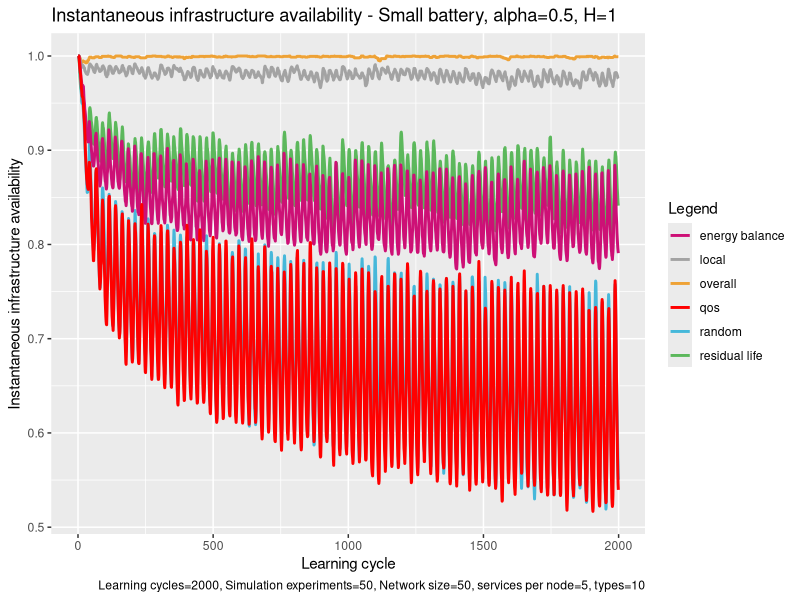

Write R code to recreate this figure.
# execute all lines: ctrl + shift + enter

library(ggplot2)

# set working directory here
setwd(dirname(rstudioapi::getSourceEditorContext()$path))

overall <- read.table("exp_assembly_overall_energy_template.txt", 
                      header = F,
                      sep = " ",
                      col.names= c("overallx", "overally")
)

random <- read.table("exp_assembly_random.txt", 
                     header = F,
                     sep = " ",
                     col.names= c("randomx", "randomy")
)

res <- read.table("exp_assembly_residual_life_template.txt", 
                  header = F,
                  sep = " ",
                  col.names= c("resx","resy")
)

local <- read.table("exp_assembly_local_energy_template.txt", 
                    header = F,
                    sep = " ",
                    col.names= c("locx","locy")
)

learning <- read.table("exp_assembly_fair_energyBP.txt", 
                          header = F,
                          sep = " ",
                          col.names= c("enx","eny")
)

qos <- read.table("exp_assembly_QoS.txt", 
                       header = F,
                       sep = " ",
                       col.names= c("qosx","qosy")
)


overall_x <- overall$overallx
overall_y <- overall$overally

random_y <- random$randomy
res_y <- res$resy
local_y <- local$locy
energyAware_y <- learning$eny
qos_y <- qos$qosy

head(overall)

colors <- c("overall" = "#EEA236", "residual life" = "#5CB85C", "random" = "#46B8DA", "local"="gray64", "energy balance"="deeppink3", "qos"="#FF0000")

ggplot(data=local, aes(x=overall_x, col = group)) + 
  
  geom_line(aes(y = overall_y, color = "overall"), size = 1) +
  geom_line(aes(y = res_y, color = "residual life"), size = 1) +
  geom_line(aes(y = random_y, color = "random"), size = 1) +
  geom_line(aes(y = local_y, color = "local"), size = 1) +
  geom_line(aes(y = energyAware_y, color = "energy balance"), size = 1) +
  geom_line(aes(y = qos_y, color = "qos"), size = 1) +
  
  labs(x = "Learning cycle",
       y = "Instantaneous infrastructure availability",
       color = "Legend",
       title = "Instantaneous infrastructure availability - Small battery, alpha=0.5, H=1", 
       caption = "Learning cycles=2000, Simulation experiments=50, Network size=50, services per node=5, types=10") +
  
  scale_color_manual(values = colors)
